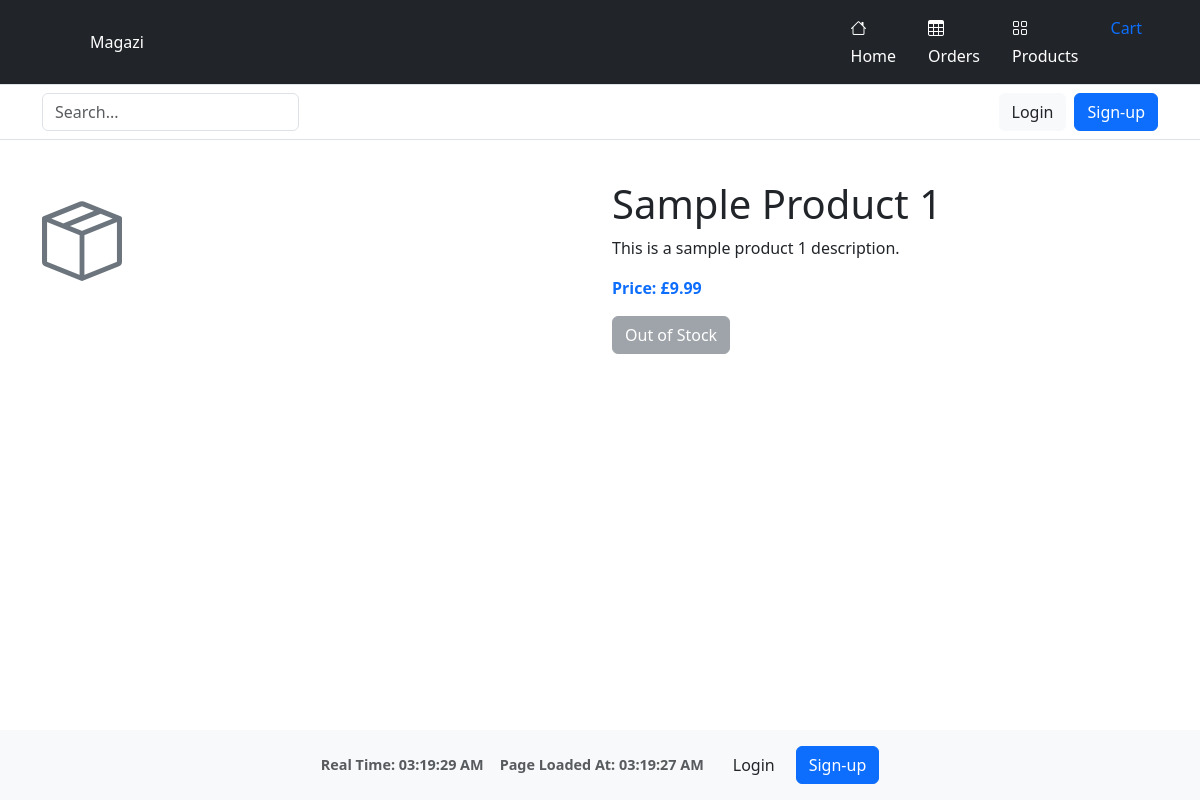
The page /products/1/ on the database as committed earlier.
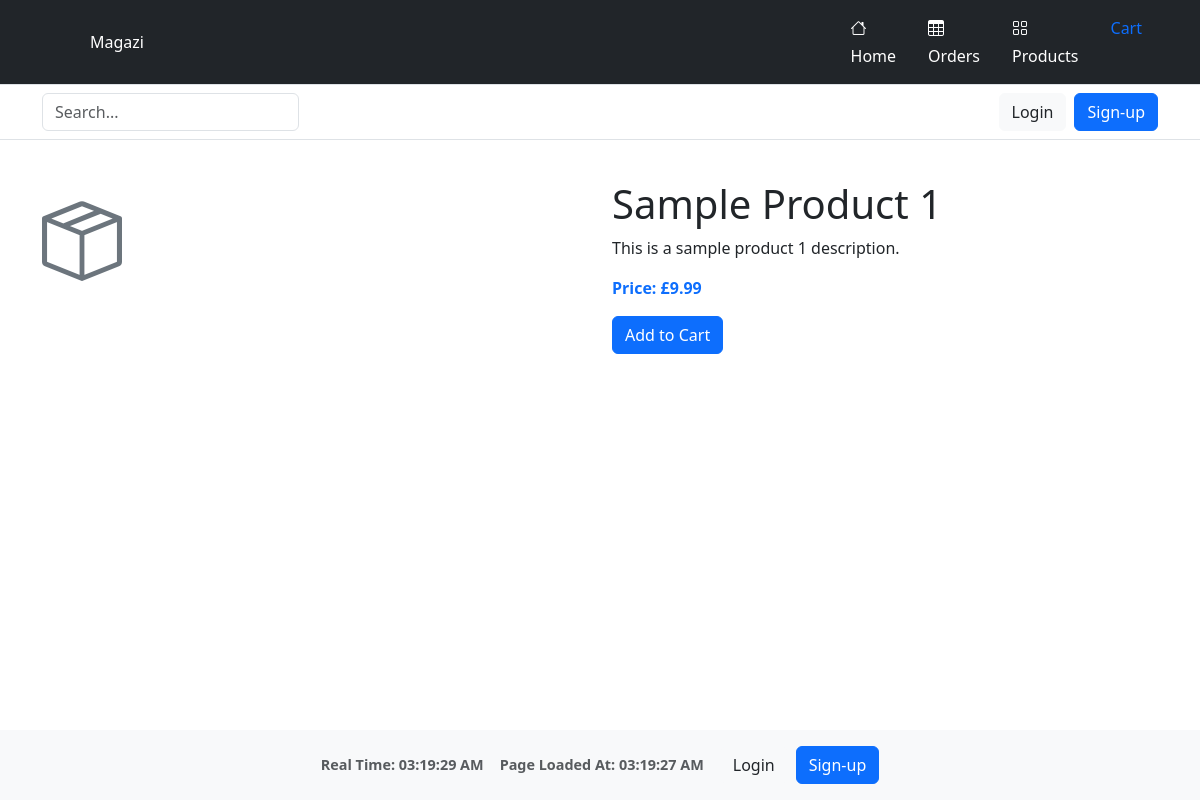
The same page on the database as committed later.
### products/views.py (the view)
# urls.py: path('<int:pk>/', views.product_detail, name='product_detail'),
def product_detail(request, pk):
    product = get_object_or_404(Product, pk=pk)
    return render(request, 'products/product_detail.html', {'product': product})

### cart/context.py (called while the page is built, shortened)
def cart_summary(request):
    cart = request.session.get('cart', {})
    cart_items = []
    total = 0
    return {'cart_total': total, 'cart_items': cart_items}

### products/templates/products/product_detail.html
{% extends "base.html" %}
{% load static %}
{% block extracss %}
    <link href="{% static 'css/products.css' %}" rel="stylesheet">
{% endblock %}
{% block content %}
<div class="container my-4">
    <div class="row">
        <div class="col-md-6">
            {% if product.image %}
                <img src="{{ product.image.url }}" class="img-fluid" alt="{{ product.name }}">
            {% else %}
                <i class="bi bi-box-seam" style="font-size: 5rem; color: #6c757d;"></i>
            {% endif %}
        </div>
        <div class="col-md-6">
            <h1>{{ product.name }}</h1>
            <p>{{ product.description }}</p>
            <p class="text-primary fw-bold">Price: £{{ product.price }}</p>
            {% if product.stock > 0 %}
                <a href="{% url 'cart:add_to_cart' product.id %}" class="btn btn-primary">Add to Cart</a>
            {% else %}
                <button class="btn btn-secondary" disabled>Out of Stock</button>
            {% endif %}
        </div>
    </div>
</div>
{% endblock %}

Rows that differ between the two databases and show on the page:
changed Product "Sample Product 1": stock 0 → 10 (drawn)
Other text that changed with them:
text no longer shown: "Out of Stock"
text now shown: "Add to Cart"
